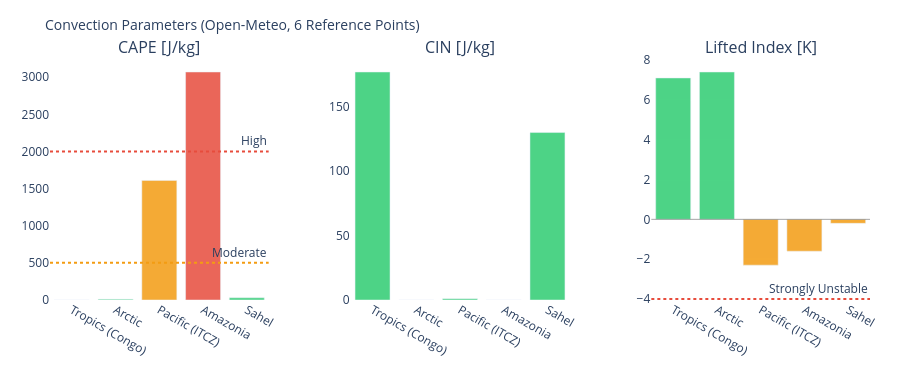

Source (notebook cell):
### Markdown cell above
---
## 3. Visualizations

### Code cell
# ============================================================
# CAPE / CIN / LIFTED INDEX – Convection potential
# ============================================================

if not df_atm.empty:
    fig = make_subplots(
        rows=1, cols=3,
        subplot_titles=['CAPE [J/kg]', 'CIN [J/kg]', 'Lifted Index [K]'],
        horizontal_spacing=0.1
    )
    pts = df_atm['point'].tolist()
    pt_colors = ['#E85D24','#185FA5','#888780','#378ADD','#639922','#F2A623']

    # CAPE – höher = mehr Gewitterpotential
    cape_vals = df_atm['cape'].fillna(0).tolist()
    cape_colors = ['#e74c3c' if v > 2000 else '#f39c12' if v > 500 else '#2ecc71'
                   for v in cape_vals]
    fig.add_trace(go.Bar(x=pts, y=cape_vals, marker_color=cape_colors,
                         opacity=0.85, showlegend=False), row=1, col=1)
    fig.add_hline(y=2000, line_dash='dot', line_color='#e74c3c',
                  annotation_text='High', row=1, col=1)
    fig.add_hline(y=500,  line_dash='dot', line_color='#f39c12',
                  annotation_text='Moderate', row=1, col=1)

    # CIN – negativer = stärker gedeckelt (weniger Auslöse)
    cin_vals = df_atm['cin'].fillna(0).tolist()
    cin_colors = ['#e74c3c' if v < -200 else '#f39c12' if v < -50 else '#2ecc71'
                  for v in cin_vals]
    fig.add_trace(go.Bar(x=pts, y=cin_vals, marker_color=cin_colors,
                         opacity=0.85, showlegend=False), row=1, col=2)

    # Lifted Index – negativ = instabil
    li_vals = df_atm['li'].fillna(0).tolist()
    li_colors = ['#e74c3c' if v < -4 else '#f39c12' if v < 0 else '#2ecc71'
                 for v in li_vals]
    fig.add_trace(go.Bar(x=pts, y=li_vals, marker_color=li_colors,
                         opacity=0.85, showlegend=False), row=1, col=3)
    fig.add_hline(y=0, line_color='gray', line_width=0.7, row=1, col=3)
    fig.add_hline(y=-4, line_dash='dot', line_color='#e74c3c',
                  annotation_text='Strongly Unstable', row=1, col=3)

    fig.update_layout(
        title=dict(text='Convection Parameters (Open-Meteo, 6 Reference Points)', font=dict(size=14)),
        height=380, plot_bgcolor='rgba(0,0,0,0)', paper_bgcolor='rgba(0,0,0,0)',
        margin=dict(l=50, r=30, t=60, b=80)
    )
    fig.update_xaxes(tickangle=30)
    fig.show()

### Figure 1 — Plotly figure (JSON) as saved in the notebook; plotly's stock layout.template omitted (floating-point values rounded to 4 significant figures)
{"data": [{"marker": {"color": ["#2ecc71", "#2ecc71", "#f39c12", "#e74c3c", "#2ecc71"]}, "opacity": 0.85, "showlegend": false, "type": "bar", "x": ["Tropics (Congo)", "Arctic", "Pacific (ITCZ)", "Amazonia", "Sahel"], "xaxis": "x", "y": [0.0, 10.0, 1610.0, 3070.0, 30.0], "yaxis": "y"}, {"marker": {"color": ["#2ecc71", "#2ecc71", "#2ecc71", "#2ecc71", "#2ecc71"]}, "opacity": 0.85, "showlegend": false, "type": "bar", "x": ["Tropics (Congo)", "Arctic", "Pacific (ITCZ)", "Amazonia", "Sahel"], "xaxis": "x2", "y": [177.0, 0.0, 1.0, 0.0, 130.0], "yaxis": "y2"}, {"marker": {"color": ["#2ecc71", "#2ecc71", "#f39c12", "#f39c12", "#f39c12"]}, "opacity": 0.85, "showlegend": false, "type": "bar", "x": ["Tropics (Congo)", "Arctic", "Pacific (ITCZ)", "Amazonia", "Sahel"], "xaxis": "x3", "y": [7.1, 7.4, -2.3, -1.6, -0.2], "yaxis": "y3"}], "layout": {"annotations": [{"font": {"size": 16}, "showarrow": false, "text": "CAPE [J/kg]", "x": 0.1333, "xanchor": "center", "xref": "paper", "y": 1.0, "yanchor": "bottom", "yref": "paper"}, {"font": {"size": 16}, "showarrow": false, "text": "CIN [J/kg]", "x": 0.5, "xanchor": "center", "xref": "paper", "y": 1.0, "yanchor": "bottom", "yref": "paper"}, {"font": {"size": 16}, "showarrow": false, "text": "Lifted Index [K]", "x": 0.8667, "xanchor": "center", "xref": "paper", "y": 1.0, "yanchor": "bottom", "yref": "paper"}, {"showarrow": false, "text": "High", "x": 1, "xanchor": "right", "xref": "x domain", "y": 2000, "yanchor": "bottom", "yref": "y"}, {"showarrow": false, "text": "Moderate", "x": 1, "xanchor": "right", "xref": "x domain", "y": 500, "yanchor": "bottom", "yref": "y"}, {"showarrow": false, "text": "Strongly Unstable", "x": 1, "xanchor": "right", "xref": "x3 domain", "y": -4, "yanchor": "bottom", "yref": "y3"}], "height": 380, "margin": {"b": 80, "l": 50, "r": 30, "t": 60}, "paper_bgcolor": "rgba(0,0,0,0)", "plot_bgcolor": "rgba(0,0,0,0)", "shapes": [{"line": {"color": "#e74c3c", "dash": "dot"}, "type": "line", "x0": 0, "x1": 1, "xref": "x domain", "y0": 2000, "y1": 2000, "yref": "y"}, {"line": {"color": "#f39c12", "dash": "dot"}, "type": "line", "x0": 0, "x1": 1, "xref": "x domain", "y0": 500, "y1": 500, "yref": "y"}, {"line": {"color": "gray", "width": 0.7}, "type": "line", "x0": 0, "x1": 1, "xref": "x3 domain", "y0": 0, "y1": 0, "yref": "y3"}, {"line": {"color": "#e74c3c", "dash": "dot"}, "type": "line", "x0": 0, "x1": 1, "xref": "x3 domain", "y0": -4, "y1": -4, "yref": "y3"}], "title": {"font": {"size": 14}, "text": "Convection Parameters (Open-Meteo, 6 Reference Points)"}, "xaxis": {"anchor": "y", "domain": [0.0, 0.2667], "tickangle": 30}, "xaxis2": {"anchor": "y2", "domain": [0.3667, 0.6333], "tickangle": 30}, "xaxis3": {"anchor": "y3", "domain": [0.7333, 1.0], "tickangle": 30}, "yaxis": {"anchor": "x", "domain": [0.0, 1.0]}, "yaxis2": {"anchor": "x2", "domain": [0.0, 1.0]}, "yaxis3": {"anchor": "x3", "domain": [0.0, 1.0]}}}
